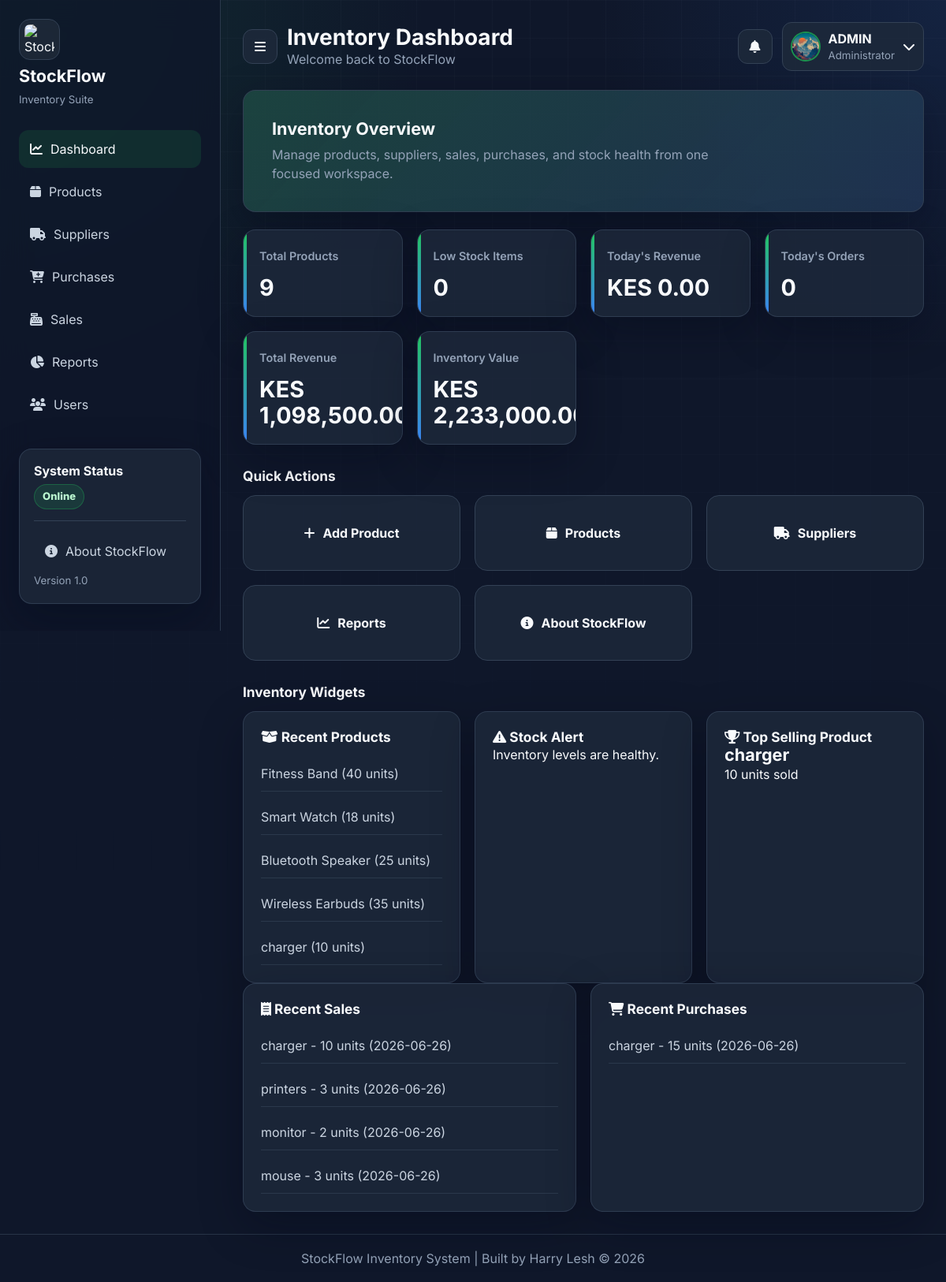
The app's page /dashboard (signed in) with its own data.
### tables this page shows
CREATE TABLE users(
      id INTEGER PRIMARY KEY AUTOINCREMENT,
      username TEXT UNIQUE NOT NULL,
      password TEXT NOT NULL
    , full_name TEXT, email TEXT, phone TEXT, profile_picture TEXT, role TEXT DEFAULT 'Administrator', last_login TEXT, created_at TEXT);

CREATE TABLE settings(

        id INTEGER PRIMARY KEY,

        company_name TEXT,

        company_email TEXT,

        company_phone TEXT,

        company_address TEXT,

        company_website TEXT,

        currency TEXT,

        tax_rate REAL,

        low_stock INTEGER,

        dark_mode INTEGER,

        email_alerts INTEGER,

        sales_alerts INTEGER,

        purchase_alerts INTEGER,

        stock_alerts INTEGER

    );

CREATE TABLE products(
        id INTEGER PRIMARY KEY AUTOINCREMENT,
        name TEXT NOT NULL,
        category TEXT NOT NULL,
        stock INTEGER NOT NULL,
        price REAL NOT NULL
    );

CREATE TABLE sales(
       id INTEGER PRIMARY KEY AUTOINCREMENT,
       product_id INTEGER NOT NULL,
       quantity INTEGER NOT NULL,
       selling_price REAL NOT NULL,
       customer_name TEXT NOT NULL,
       sale_date TEXT NOT NULL
    );

CREATE TABLE purchases(
       id INTEGER PRIMARY KEY AUTOINCREMENT,
        product_id INTEGER NOT NULL,
        supplier_id INTEGER NOT NULL,
        quantity INTEGER NOT NULL,
        cost REAL NOT NULL,
        purchase_date TEXT NOT NULL
    );

### routes/dashboard.py (the view)
@dashboard_bp.route("/dashboard")
@login_required
def dashboard():
    if "user" not in session:
        return redirect("/")
    conn = get_connection()
    cursor = conn.cursor()
    cursor.execute("SELECT COUNT(*) FROM products")
    total_products = cursor.fetchone()[0]
    cursor.execute("""
        SELECT COUNT(*)
        FROM products
        WHERE stock < 10
    """)
    low_stock = cursor.fetchone()[0]
    cursor.execute("""
        SELECT name, stock
        FROM products
        WHERE stock < 10
        ORDER BY stock ASC
    """)
    low_stock_products = cursor.fetchall()
    cursor.execute("""
        SELECT *
        FROM products
        ORDER BY id DESC
        LIMIT 5
    """)
    recent_products = cursor.fetchall()
    cursor.execute("""
        SELECT COALESCE(
            SUM(quantity * selling_price),
            0
        )
        FROM sales
    """)
    total_revenue = cursor.fetchone()[0]
    cursor.execute("""
        SELECT COALESCE(
            SUM(stock * price),
            0
        )
        FROM products
    """)
    inventory_value = cursor.fetchone()[0]
    cursor.execute("""
        SELECT
            products.name,
            sales.quantity,
            sales.sale_date
        FROM sales
        JOIN products
        ON sales.product_id = products.id
        ORDER BY sales.id DESC
        LIMIT 5
    """)
    recent_sales = cursor.fetchall()
    cursor.execute("""
        SELECT
            products.name,
            purchases.quantity,
            purchases.purchase_date
        FROM purchases
        JOIN products
        ON purchases.product_id = products.id
        ORDER BY purchases.id DESC
        LIMIT 5
    """)
    recent_purchases = cursor.fetchall()
    today = datetime.now().strftime("%Y-%m-%d")
    cursor.execute("""
        SELECT COALESCE(
            SUM(quantity * selling_price),
            0
        )
        FROM sales
        WHERE sale_date=?
    """, (today,))
    today_sales = cursor.fetchone()[0]
    cursor.execute("SELECT COUNT(*) FROM sales")
    total_orders = cursor.fetchone()[0]
    cursor.execute("""
        SELECT COUNT(*)
        FROM sales
        WHERE sale_date=?
    """, (today,))
    today_orders = cursor.fetchone()[0]
    cursor.execute("""
        SELECT
            products.name,
            SUM(sales.quantity) AS sold
        FROM sales
        JOIN products
        ON sales.product_id = products.id
        GROUP BY products.name
        ORDER BY sold DESC
        LIMIT 1
    """)
    top_product = cursor.fetchone()
    cursor.execute("""
        SELECT *
        FROM users
        WHERE username=?
    """, (session["user"],))
    user = cursor.fetchone()
    conn.close()
    return render_template(
        "dashboard.html",
        user=user,
        total_products=total_products,
        low_stock=low_stock,
        low_stock_products=low_stock_products,
        recent_products=recent_products,
        recent_sales=recent_sales,
        recent_purchases=recent_purchases,
        total_revenue=total_revenue,
        inventory_value=inventory_value,
        today_sales=today_sales,
        total_orders=total_orders,
        today_orders=today_orders,
        top_product=top_product
    )

### app.py (called while the page is built)
@app.context_processor
def inject_settings():
    conn = get_connection()
    cursor = conn.cursor()
    cursor.execute("""
        SELECT currency
        FROM settings
        LIMIT 1
    """)
    row = cursor.fetchone()
    conn.close()
    currency = "KES"
    if row and row[0]:
        currency = row[0]
    return dict(currency=currency)

@app.template_filter("currency")
def currency(value):
    try:
        return "{:,.2f}".format(float(value))
    except (ValueError, TypeError):
        return "0.00"

### database/models.py (called while the page is built)
def get_connection():
    conn = sqlite3.connect(DB_NAME)
    conn.row_factory = sqlite3.Row
    return conn

### templates/dashboard.html (shortened to what this page needs)
{% extends "layout.html" %}
{% block content %}
<div class="dashboard-wrapper">
    <aside class="sidebar" aria-label="Primary navigation">
        <div class="logo">
            <img src="{{ url_for('static', filename='images/logo.png') }}" alt="StockFlow Logo" class="logo-img">
            <h2>StockFlow</h2>
            <small>Inventory Suite</small>
        </div>
        <ul class="menu">
            <li class="active">
                <a href="/dashboard"><i class="fas fa-chart-line"></i> Dashboard</a>
            </li>
            <li>
                <a href="/products"><i class="fas fa-box"></i> Products</a>
            </li>
            <li>
                <a href="/suppliers"><i class="fas fa-truck"></i> Suppliers</a>
            </li>
            <li>
                <a href="/purchases"><i class="fas fa-cart-plus"></i> Purchases</a>
            </li>
            <li>
                <a href="/sales"><i class="fas fa-cash-register"></i> Sales</a>
            </li>
            <li>
                <a href="/reports"><i class="fas fa-chart-pie"></i> Reports</a>
            </li>
            {% if session["role"] == "Administrator" %}
            <li>
                <a href="/users"><i class="fas fa-users"></i> Users</a>
            </li>
            {% endif %}
        </ul>
        <div class="sidebar-footer">
            <div class="footer-card">
                <h4>System Status</h4>
                <p><span class="role-badge">Online</span></p>
                <hr>
                <a href="/about" class="footer-link">
                    <i class="fas fa-circle-info"></i>
                    About StockFlow
                </a>
                <small class="version-text">Version 1.0</small>
            </div>
        </div>
    </aside>
    <main class="main-content" id="mainContent">
        <div class="topbar">
            <div class="top-left">
                <div class="menu-dropdown">
                    <button class="menu-btn" id="menuBtn" type="button" aria-label="Open quick menu">
                        <i class="fas fa-bars"></i>
                    </button>
                </div>
                <div>
                    <h1>Inventory Dashboard</h1>
                    <p class="welcome-text">Welcome back to StockFlow</p>
                </div>
            </div>
            <div class="top-right">
                <div class="notification-wrapper">
                    <button class="notification-btn" type="button" aria-label="View stock alerts">
                        <i class="fas fa-bell"></i>
                    </button>
                </div>
                <div class="user-menu">
                    <button class="user-btn" id="userBtn" type="button" aria-label="Open user menu">
                        {% if user and user[6] %}
                        <img src="{{ url_for('static', filename='uploads/users/' + user[6]) }}" class="nav-avatar"
                            alt="">
                        {% else %}
                        <img src="{{ url_for('static', filename='images/default-user1.png') }}" class="nav-avatar"
                            alt="">
                        {% endif %}
                        <div class="user-info">
                            <strong>{{ user[3] }}</strong>
                            <small>{{ session["role"] }}</small>
                        </div>
                        <i class="fas fa-chevron-down"></i>
                    </button>
                </div>
            </div>
        </div>
        <section class="welcome-banner">
            <h2>Inventory Overview</h2>
            <p>Manage products, suppliers, sales, purchases, and stock health from one focused workspace.</p>
        </section>
        <section class="stats-grid" aria-label="Inventory metrics">
            <div class="stat-card">
                <span>Total Products</span>
                <h2>{{ total_products }}</h2>
            </div>
            <div class="stat-card">
                <span>Low Stock Items</span>
                <h2>{{ low_stock }}</h2>
            </div>
            <div class="stat-card">
                <span>Today's Revenue</span>
                <h2>{{ currency }} {{ "%.0f"|format(today_sales)|currency }}</h2>
            </div>
            <div class="stat-card">
                <span>Today's Orders</span>
                <h2>{{ today_orders }}</h2>
            </div>
            <div class="stat-card">
                <span>Total Revenue</span>
                <h2>{{ currency }} {{ "%.0f"|format(total_revenue)|currency }}</h2>
            </div>
            <div class="stat-card">
                <span>Inventory Value</span>
                <h2>{{ currency }} {{ "%.0f"|format(inventory_value)|currency }}</h2>
            </div>
        </section>
        <h3 class="section-title">Quick Actions</h3>
        <section class="action-grid" aria-label="Quick actions">
            <a href="/add-product" class="action-card"><i class="fas fa-plus"></i> Add Product</a>
            <a href="/products" class="action-card"><i class="fas fa-box"></i> Products</a>
            <a href="/suppliers" class="action-card"><i class="fas fa-truck"></i> Suppliers</a>
            <a href="/reports" class="action-card"><i class="fas fa-chart-line"></i> Reports</a>
            <a href="/about" class="action-card"><i class="fas fa-circle-info"></i> About StockFlow</a>
        </section>
        <h3 class="section-title">Inventory Widgets</h3>
        <section class="widgets-grid" aria-label="Inventory widgets">
            <div class="widget-card">
                <h3><i class="fas fa-box-open"></i> Recent Products</h3>
                <ul>
                    {% for product in recent_products %}
                    <li>{{ product[1] }} ({{ product[3] }} units)</li>
                    {% endfor %}
                </ul>
            </div>
            <div class="widget-card">
                <h3><i class="fas fa-triangle-exclamation"></i> Stock Alert</h3>
                {% if low_stock > 0 %}
                <p>{{ low_stock }} products need restocking.</p>
                {% else %}
                <p>Inventory levels are healthy.</p>
                {% endif %}
            </div>
            <div class="widget-card">
                <h3><i class="fas fa-trophy"></i> Top Selling Product</h3>
                {% if top_product %}
                <h2>{{ top_product[0] }}</h2>
                <p>{{ top_product[1] }} units sold</p>
                {% else %}
                <p>No sales recorded yet.</p>
                {% endif %}
            </div>
        </section>
        <section class="widgets-grid" aria-label="Recent activity">
            <div class="widget-card">
                <h3><i class="fas fa-receipt"></i> Recent Sales</h3>
                <ul>
                    {% for sale in recent_sales %}
                    <li>{{ sale[0] }} - {{ sale[1] }} units ({{ sale[2] }})</li>
                    {% endfor %}
                </ul>
            </div>
            <div class="widget-card">
                <h3><i class="fas fa-cart-shopping"></i> Recent Purchases</h3>
                <ul>
                    {% for purchase in recent_purchases %}
                    <li>{{ purchase[0] }} - {{ purchase[1] }} units ({{ purchase[2] }})</li>
                    {% endfor %}
                </ul>
            </div>
        </section>
    </main>
</div>
{% endblock %}

### records on screen
users: profile_picture (picture), full_name "ADMIN", role "Administrator"
settings: currency "KES"
products: name "Fitness Band", stock "40"
products: name "Smart Watch", stock "18"
products: name "Bluetooth Speaker", stock "25"
products: name "Wireless Earbuds", stock "35"
products: name "charger", stock "10"
sales: name "charger", quantity "10", sale_date "2026-06-26"
sales: name "printers", quantity "3", sale_date "2026-06-26"
sales: name "monitor", quantity "2", sale_date "2026-06-26"
sales: name "mouse", quantity "3", sale_date "2026-06-26"
purchases: name "charger", quantity "15", purchase_date "2026-06-26"

### other values on screen
{{ total_products }} "9"
{{ low_stock }} "0"
{{ "%.0f"|format(today_sales)|currency }} "0.00"
{{ today_orders }} "0"
{{ top_product[1] }} "10"
